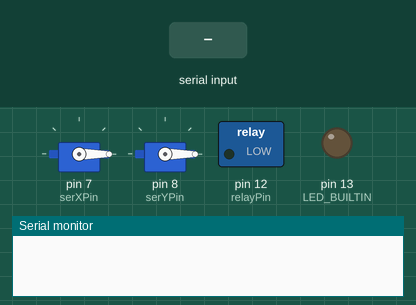
Simulated run of this sketch. Board: Arduino Uno, built with avr-gcc and run on an emulated ATmega328P. Shown: 2 × servo, switched loads named in the sketch (green lamp = pin HIGH), output pins drawn as LEDs (lit = HIGH), the last lines printed to the serial monitor. The test bench sets the inputs (shaded band).

Above: at 1.2 s.
1.3 s: "X\n" received over Serial
At 2.5 s:
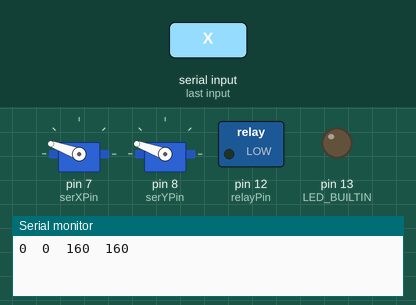
2.8 s: "90,45\n" received over Serial
At 3.9 s:
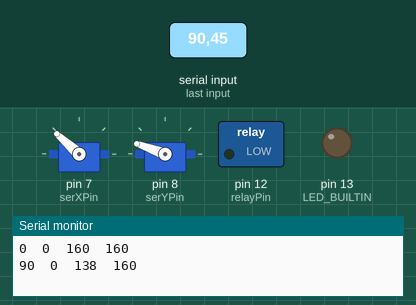
4.3 s: "30,150\n" received over Serial
At 5.2 s:
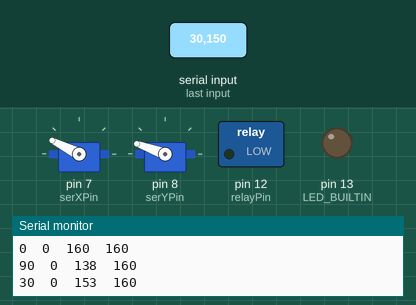
5.8 s: "200\n" received over Serial
At 6.5 s:
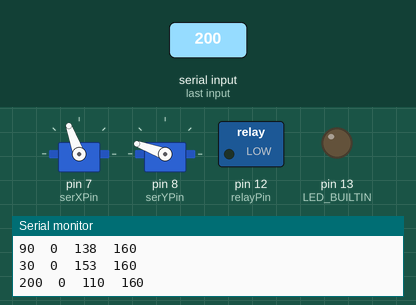
7.3 s: "Y\n" received over Serial
At 7.7 s:
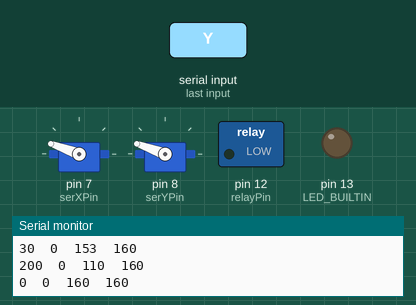
8.8 s: "90\n" received over Serial
At 10.2 s:
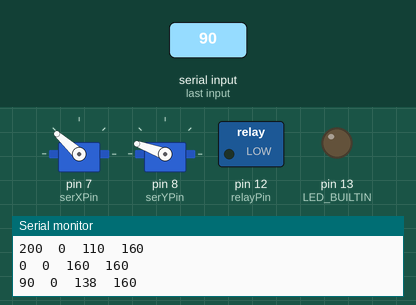
Timing chart, 0 to 11.3 s (numbered marks = the images above; inputs shaded):
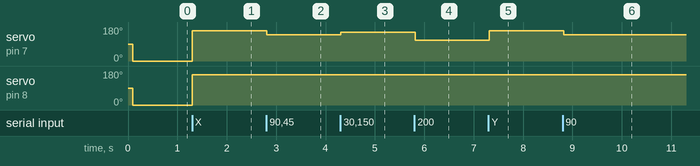

Measured:
- after the input at 1.3 s, servo on pin 7 (serXPin), servo on pin 8 (serYPin): 0° → 160° at once
- after the input at 2.8 s, servo on pin 7 (serXPin): 160° → 138° at once
- after the input at 4.3 s, servo on pin 7 (serXPin): 138° → 153° at once
- after the input at 5.8 s, servo on pin 7 (serXPin): 153° → 110° at once
- after the input at 7.3 s, servo on pin 7 (serXPin): 110° → 160° at once
- after the input at 8.8 s, servo on pin 7 (serXPin): 160° → 138° at once

The sketch:

RelayTestArduino.ino
```cpp
#include <Servo.h>
String incomingByte;
int relayPin = 12;
int serXPin = 7, serYPin = 8;
int serXVal = 0, serYVal = 0;
int xVal, yVal;
int preSerXVal, preSerYVal;
Servo serX;
Servo serY;
String data = "X:60Y:30", fData;
void setup() {
  Serial.begin(9600);
  Serial.setTimeout(10);
  pinMode(LED_BUILTIN, OUTPUT);
  pinMode(relayPin, OUTPUT);
  serX.attach(serXPin);
  serY.attach(serYPin);
  serX.write(90);
  serY.write(90);

}

void loop() {
  //  Serial.println(data);
  //  //data.remove(0, (data.indexOf("Y") + 2));
  //  Serial.println(data);
  //  Serial.println(getCoordX(data));
  //  Serial.println(getCoordY(data));


  delay(100);
  if (Serial.available() > 0) {
    incomingByte = Serial.readStringUntil('\n');
    //    Serial.write(getCoordX(incomingByte));
    xVal = getCoordX(incomingByte);
    yVal = getCoordY(incomingByte);
    Serial.print(xVal);
    Serial.print("\t");
    Serial.print(yVal);
    serXVal = map(xVal, 0, 640, 160, 0);
    serYVal = map(yVal, 0, 360, 160, 0);
    Serial.print("\t");
    Serial.print(serXVal);
    Serial.print("\t");
    Serial.println(serYVal);
    serX.write(serXVal);
    serY.write(serYVal);
  }
  else if(Serial.available() == 0) {
    serX.write(preSerXVal);
    serY.write(preSerYVal);
  }
  preSerXVal = serXVal;
  preSerYVal = serYVal;


}

int getCoordX(String coord) {
  coord.remove(coord.indexOf("X"), 2);//removes X:
  coord.remove(coord.indexOf("Y")); //removes Y to end
  return coord.toInt();
}
int getCoordY(String coord) {
  coord.remove(0, (coord.indexOf("Y") + 2));//removes X to Y:
  return coord.toInt();
}
```
